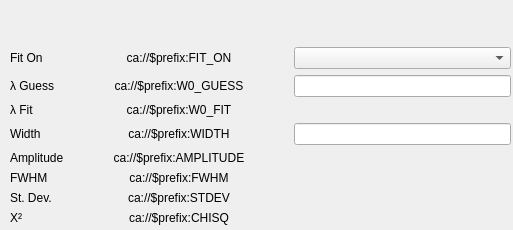
           <widget class="QWidget" name="tab_2_scroll_area">
            <property name="geometry">
             <rect>
              <x>0</x>
              <y>0</y>
              <width>513</width>
              <height>230</height>
             </rect>
            </property>
            <property name="minimumSize">
             <size>
              <width>0</width>
              <height>230</height>
             </size>
            </property>
            <widget class="QWidget" name="gridLayoutWidget_2">
             <property name="geometry">
              <rect>
               <x>10</x>
               <y>-3</y>
               <width>501</width>
               <height>228</height>
              </rect>
             </property>
             <layout class="QGridLayout" name="tab_2_grid">
              <item row="10" column="1">
               <widget class="PyDMLabel" name="chisq">
                <property name="sizePolicy">
                 <sizepolicy hsizetype="Expanding" vsizetype="Fixed">
                  <horstretch>0</horstretch>
                  <verstretch>0</verstretch>
                 </sizepolicy>
                </property>
                <property name="toolTip">
                 <string/>
                </property>
                <property name="text">
                 <string>ca://$prefix:CHISQ</string>
                </property>
                <property name="alignment">
                 <set>Qt::AlignCenter</set>
                </property>
                <property name="channel" stdset="0">
                 <string>ca://$prefix:CHISQ</string>
                </property>
               </widget>
              </item>
              <item row="3" column="1">
               <widget class="PyDMLabel" name="fit_on">
                <property name="sizePolicy">
                 <sizepolicy hsizetype="Expanding" vsizetype="Fixed">
                  <horstretch>0</horstretch>
                  <verstretch>0</verstretch>
                 </sizepolicy>
                </property>
                <property name="toolTip">
                 <string/>
                </property>
                <property name="text">
                 <string>ca://$prefix:FIT_ON</string>
                </property>
                <property name="alignment">
                 <set>Qt::AlignCenter</set>
                </property>
                <property name="channel" stdset="0">
                 <string>ca://$prefix:FIT_ON</string>
                </property>
               </widget>
              </item>
              <item row="6" column="0">
               <widget class="QLabel" name="width_label">
                <property name="sizePolicy">
                 <sizepolicy hsizetype="Preferred" vsizetype="Fixed">
                  <horstretch>0</horstretch>
                  <verstretch>0</verstretch>
                 </sizepolicy>
                </property>
                <property name="text">
                 <string>Width</string>
                </property>
                <property name="alignment">
                 <set>Qt::AlignLeading|Qt::AlignLeft|Qt::AlignVCenter</set>
                </property>
               </widget>
              </item>
              <item row="3" column="2">
               <widget class="PyDMEnumComboBox" name="set_fit_on">
                <property name="sizePolicy">
                 <sizepolicy hsizetype="Expanding" vsizetype="Fixed">
                  <horstretch>0</horstretch>
                  <verstretch>0</verstretch>
                 </sizepolicy>
                </property>
                <property name="toolTip">
                 <string/>
                </property>
                <property name="alarmSensitiveContent" stdset="0">
                 <bool>false</bool>
                </property>
                <property name="alarmSensitiveBorder" stdset="0">
                 <bool>true</bool>
                </property>
                <property name="PyDMToolTip" stdset="0">
                 <string/>
                </property>
                <property name="monitorDisp" stdset="0">
                 <bool>false</bool>
                </property>
                <property name="channel" stdset="0">
                 <string>ca://$prefix:FIT_ON</string>
                </property>
               </widget>
              </item>
              <item row="6" column="2">
               <widget class="PyDMLineEdit" name="set_width">
                <property name="toolTip">
                 <string/>
                </property>
                <property name="precision" stdset="0">
                 <number>0</number>
                </property>
                <property name="showUnits" stdset="0">
                 <bool>false</bool>
                </property>
                <property name="precisionFromPV" stdset="0">
                 <bool>true</bool>
                </property>
                <property name="alarmSensitiveContent" stdset="0">
                 <bool>false</bool>
                </property>
                <property name="alarmSensitiveBorder" stdset="0">
                 <bool>true</bool>
                </property>
                <property name="PyDMToolTip" stdset="0">
                 <string/>
                </property>
                <property name="monitorDisp" stdset="0">
                 <bool>false</bool>
                </property>
                <property name="channel" stdset="0">
                 <string>ca://$prefix:WIDTH</string>
                </property>
               </widget>
              </item>
              <item row="5" column="0">
               <widget class="QLabel" name="w0_fit_label">
                <property name="sizePolicy">
                 <sizepolicy hsizetype="Preferred" vsizetype="Fixed">
                  <horstretch>0</horstretch>
                  <verstretch>0</verstretch>
                 </sizepolicy>
                </property>
                <property name="text">
                 <string>λ Fit</string>
                </property>
                <property name="alignment">
                 <set>Qt::AlignLeading|Qt::AlignLeft|Qt::AlignVCenter</set>
                </property>
               </widget>
              </item>
              <item row="7" column="0">
               <widget class="QLabel" name="amplitude_label">
                <property name="sizePolicy">
                 <sizepolicy hsizetype="Preferred" vsizetype="Fixed">
                  <horstretch>0</horstretch>
                  <verstretch>0</verstretch>
                 </sizepolicy>
                </property>
                <property name="text">
                 <string>Amplitude</string>
                </property>
                <property name="alignment">
                 <set>Qt::AlignLeading|Qt::AlignLeft|Qt::AlignVCenter</set>
                </property>
               </widget>
              </item>
              <item row="4" column="0">
               <widget class="QLabel" name="w0_guess_label">
                <property name="sizePolicy">
                 <sizepolicy hsizetype="Preferred" vsizetype="Fixed">
                  <horstretch>0</horstretch>
                  <verstretch>0</verstretch>
                 </sizepolicy>
                </property>
                <property name="text">
                 <string>λ Guess</string>
                </property>
                <property name="alignment">
                 <set>Qt::AlignLeading|Qt::AlignLeft|Qt::AlignVCenter</set>
                </property>
               </widget>
              </item>
              <item row="9" column="1">
               <widget class="PyDMLabel" name="st_dev">
                <property name="sizePolicy">
                 <sizepolicy hsizetype="Expanding" vsizetype="Fixed">
                  <horstretch>0</horstretch>
                  <verstretch>0</verstretch>
                 </sizepolicy>
                </property>
                <property name="toolTip">
                 <string/>
                </property>
                <property name="text">
                 <string>ca://$prefix:STDEV</string>
                </property>
                <property name="alignment">
                 <set>Qt::AlignCenter</set>
                </property>
                <property name="channel" stdset="0">
                 <string>ca://$prefix:STDEV</string>
                </property>
               </widget>
              </item>
              <item row="3" column="0">
               <widget class="QLabel" name="fit_on_label">
                <property name="sizePolicy">
                 <sizepolicy hsizetype="Preferred" vsizetype="Fixed">
                  <horstretch>0</horstretch>
                  <verstretch>0</verstretch>
                 </sizepolicy>
                </property>
                <property name="text">
                 <string>Fit On</string>
                </property>
                <property name="alignment">
                 <set>Qt::AlignLeading|Qt::AlignLeft|Qt::AlignVCenter</set>
                </property>
               </widget>
              </item>
              <item row="8" column="1">
               <widget class="PyDMLabel" name="fwhm">
                <property name="sizePolicy">
                 <sizepolicy hsizetype="Expanding" vsizetype="Fixed">
                  <horstretch>0</horstretch>
                  <verstretch>0</verstretch>
                 </sizepolicy>
                </property>
                <property name="toolTip">
                 <string/>
                </property>
                <property name="text">
                 <string>ca://$prefix:FWHM</string>
                </property>
                <property name="alignment">
                 <set>Qt::AlignCenter</set>
                </property>
                <property name="channel" stdset="0">
                 <string>ca://$prefix:FWHM</string>
                </property>
               </widget>
              </item>
              <item row="5" column="1">
               <widget class="PyDMLabel" name="w0_fit">
                <property name="sizePolicy">
                 <sizepolicy hsizetype="Expanding" vsizetype="Fixed">
                  <horstretch>0</horstretch>
                  <verstretch>0</verstretch>
                 </sizepolicy>
                </property>
                <property name="baseSize">
                 <size>
                  <width>0</width>
                  <height>18</height>
                 </size>
                </property>
                <property name="toolTip">
                 <string/>
                </property>
                <property name="text">
                 <string>ca://$prefix:W0_FIT</string>
                </property>
                <property name="alignment">
                 <set>Qt::AlignCenter</set>
                </property>
                <property name="channel" stdset="0">
                 <string>ca://$prefix:W0_FIT</string>
                </property>
               </widget>
              </item>
              <item row="4" column="2">
               <widget class="PyDMLineEdit" name="set_w0_guess">
                <property name="toolTip">
                 <string/>
                </property>
                <property name="precision" stdset="0">
                 <number>0</number>
                </property>
                <property name="showUnits" stdset="0">
                 <bool>false</bool>
                </property>
                <property name="precisionFromPV" stdset="0">
                 <bool>true</bool>
                </property>
                <property name="alarmSensitiveContent" stdset="0">
                 <bool>false</bool>
                </property>
                <property name="alarmSensitiveBorder" stdset="0">
                 <bool>true</bool>
                </property>
                <property name="PyDMToolTip" stdset="0">
                 <string/>
                </property>
                <property name="monitorDisp" stdset="0">
                 <bool>false</bool>
                </property>
                <property name="channel" stdset="0">
                 <string>ca://$prefix:W0_GUESS</string>
                </property>
               </widget>
              </item>
              <item row="9" column="0">
               <widget class="QLabel" name="st_dev_label">
                <property name="sizePolicy">
                 <sizepolicy hsizetype="Preferred" vsizetype="Fixed">
                  <horstretch>0</horstretch>
                  <verstretch>0</verstretch>
                 </sizepolicy>
                </property>
                <property name="text">
                 <string>St. Dev.</string>
                </property>
                <property name="alignment">
                 <set>Qt::AlignLeading|Qt::AlignLeft|Qt::AlignVCenter</set>
                </property>
               </widget>
              </item>
              <item row="4" column="1">
               <widget class="PyDMLabel" name="get_w0_guess">
                <property name="sizePolicy">
                 <sizepolicy hsizetype="Expanding" vsizetype="Fixed">
                  <horstretch>0</horstretch>
                  <verstretch>0</verstretch>
                 </sizepolicy>
                </property>
                <property name="toolTip">
                 <string/>
                </property>
                <property name="text">
                 <string>ca://$prefix:W0_GUESS</string>
                </property>
                <property name="alignment">
                 <set>Qt::AlignCenter</set>
                </property>
                <property name="channel" stdset="0">
                 <string>ca://$prefix:W0_GUESS</string>
                </property>
               </widget>
              </item>
              <item row="6" column="1">
               <widget class="PyDMLabel" name="get_width">
                <property name="sizePolicy">
                 <sizepolicy hsizetype="Expanding" vsizetype="Fixed">
                  <horstretch>0</horstretch>
                  <verstretch>0</verstretch>
                 </sizepolicy>
                </property>
                <property name="toolTip">
                 <string/>
                </property>
                <property name="text">
                 <string>ca://$prefix:WIDTH</string>
                </property>
                <property name="alignment">
                 <set>Qt::AlignCenter</set>
                </property>
                <property name="channel" stdset="0">
                 <string>ca://$prefix:WIDTH</string>
                </property>
               </widget>
              </item>
              <item row="10" column="0">
               <widget class="QLabel" name="chisq_label">
                <property name="sizePolicy">
                 <sizepolicy hsizetype="Preferred" vsizetype="Fixed">
                  <horstretch>0</horstretch>
                  <verstretch>0</verstretch>
                 </sizepolicy>
                </property>
                <property name="text">
                 <string>X²</string>
                </property>
                <property name="alignment">
                 <set>Qt::AlignLeading|Qt::AlignLeft|Qt::AlignVCenter</set>
                </property>
               </widget>
              </item>
              <item row="8" column="0">
               <widget class="QLabel" name="fwhm_label">
                <property name="sizePolicy">
                 <sizepolicy hsizetype="Preferred" vsizetype="Fixed">
                  <horstretch>0</horstretch>
                  <verstretch>0</verstretch>
                 </sizepolicy>
                </property>
                <property name="text">
                 <string>FWHM</string>
                </property>
                <property name="alignment">
                 <set>Qt::AlignLeading|Qt::AlignLeft|Qt::AlignVCenter</set>
                </property>
               </widget>
              </item>
              <item row="7" column="1">
               <widget class="PyDMLabel" name="amplitude">
                <property name="sizePolicy">
                 <sizepolicy hsizetype="Expanding" vsizetype="Fixed">
                  <horstretch>0</horstretch>
                  <verstretch>0</verstretch>
                 </sizepolicy>
                </property>
                <property name="toolTip">
                 <string/>
                </property>
                <property name="text">
                 <string>ca://$prefix:AMPLITUDE</string>
                </property>
                <property name="alignment">
                 <set>Qt::AlignCenter</set>
                </property>
                <property name="channel" stdset="0">
                 <string>ca://$prefix:AMPLITUDE</string>
                </property>
               </widget>
              </item>
              <item row="2" column="1">
               <widget class="QLabel" name="spacer_label">
                <property name="text">
                 <string/>
                </property>
               </widget>
              </item>
             </layout>
            </widget>
           </widget>
